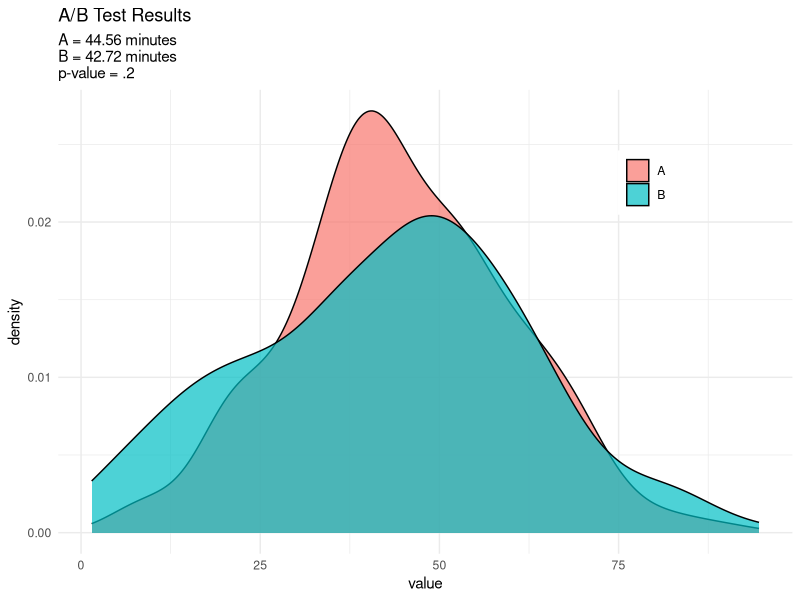
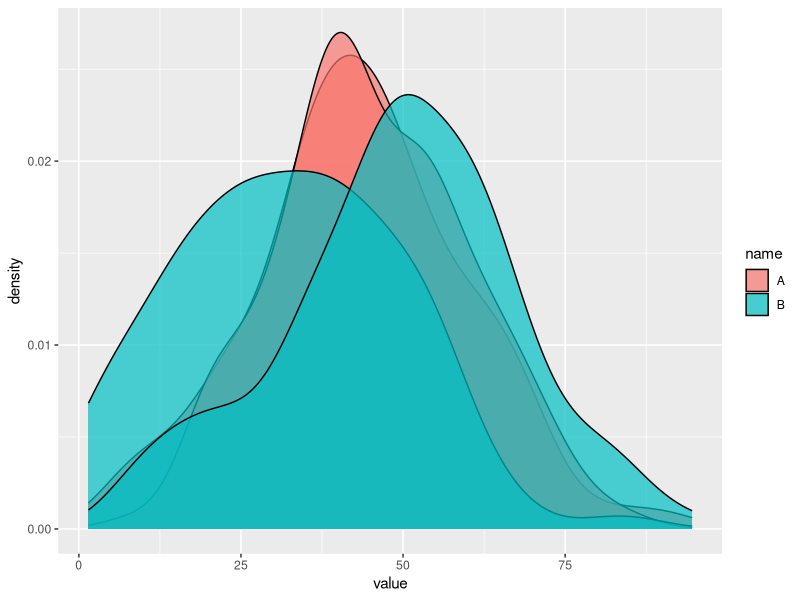
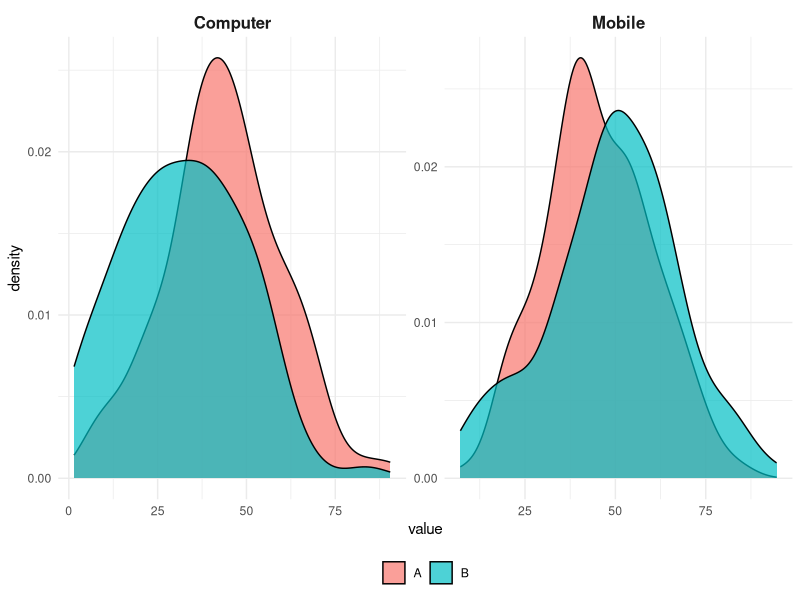

These figures' R source, in order:
library(tidyverse)
library(broom)
library(ggrepel)

# set seed
set.seed(44)

# set scintific notation options 
options(scipen=100, digits=4)

# Generate Distributions
A <- tibble(A = rnorm(250, 45, 15))

B <- tibble(B = c(rnorm(100, 30, 20), rnorm(150, 50,18)))

# create variable to represent medium of site engagement
Medium <- c(rep("Computer", 100), rep("Mobile", 150))

# combine into a single df
study <- cbind(A, B, Medium) %>%
  as_tibble() %>%
  pivot_longer(cols = 1:2) %>%
  filter(value >= 0) %>%
  mutate(conditional = str_c(name, Medium, sep =  " "))

# pull out A and B results for naive A/B test
A <- study %>% filter(name == "A") %>% select(value) %>% as_vector()
B <- study %>% filter(name == "B") %>% select(value) %>% as_vector()

# implement test
t.test(A,B)


# plot data 
ggplot(study, aes(value, fill = name)) + 
  geom_density(alpha = .7) + 
  labs(title = "A/B Test Results",
       subtitle = "A = 44.56 minutes\nB = 42.72 minutes\np-value = .2") + 
  theme_minimal() + 
  theme(legend.title = element_blank(),
        legend.position = c(0.8, 0.8),
        legend.box.background = element_rect(color = 'white'))


# concider the impact of engagement medium 
ggplot(study, aes(value,group = conditional, fill = name)) + 
  geom_density(alpha = .7) + 
  labs("A/B Test Result")
  theme_minimal()+ 
  theme(strip.text.x = element_text(size = 12,face = "bold"),
        legend.title = element_blank(),
        legend.position = "bottom")

# create seperate facets by medium type
ggplot(study, aes(value, fill = name)) + 
  geom_density(alpha = .7) + 
  facet_wrap(~Medium, scales = "free") + 
  theme_minimal()+ 
  theme(strip.text.x = element_text(size = 12,face = "bold"),
        legend.title = element_blank(),
        legend.position = "bottom")

# conduct a test to specify engagement types
reg.output <- tidy(summary(lm(value~ name*Medium, study)))
reg.output[2:4,1] <- c("B", "Mobile", "B x Mobile Interaction")
reg.output
